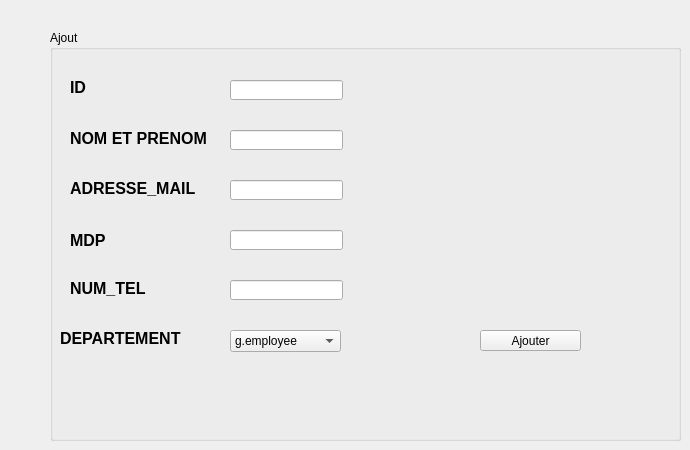
                 <widget class="QWidget" name="tab_5">
                  <attribute name="title">
                   <string>ajouter un employe</string>
                  </attribute>
                  <widget class="QGroupBox" name="groupBox">
                   <property name="geometry">
                    <rect>
                     <x>50</x>
                     <y>30</y>
                     <width>631</width>
                     <height>411</height>
                    </rect>
                   </property>
                   <property name="title">
                    <string>Ajout</string>
                   </property>
                   <widget class="QLabel" name="label_2">
                    <property name="geometry">
                     <rect>
                      <x>20</x>
                      <y>50</y>
                      <width>47</width>
                      <height>14</height>
                     </rect>
                    </property>
                    <property name="font">
                     <font>
                      <pointsize>12</pointsize>
                      <bold>true</bold>
                     </font>
                    </property>
                    <property name="text">
                     <string>ID</string>
                    </property>
                   </widget>
                   <widget class="QLabel" name="label_3">
                    <property name="geometry">
                     <rect>
                      <x>20</x>
                      <y>100</y>
                      <width>141</width>
                      <height>16</height>
                     </rect>
                    </property>
                    <property name="font">
                     <font>
                      <pointsize>12</pointsize>
                      <bold>true</bold>
                     </font>
                    </property>
                    <property name="text">
                     <string>NOM ET PRENOM</string>
                    </property>
                   </widget>
                   <widget class="QLabel" name="label_4">
                    <property name="geometry">
                     <rect>
                      <x>20</x>
                      <y>150</y>
                      <width>131</width>
                      <height>16</height>
                     </rect>
                    </property>
                    <property name="font">
                     <font>
                      <pointsize>12</pointsize>
                      <bold>true</bold>
                     </font>
                    </property>
                    <property name="text">
                     <string>ADRESSE_MAIL</string>
                    </property>
                   </widget>
                   <widget class="QLabel" name="label_5">
                    <property name="geometry">
                     <rect>
                      <x>20</x>
                      <y>200</y>
                      <width>47</width>
                      <height>20</height>
                     </rect>
                    </property>
                    <property name="font">
                     <font>
                      <pointsize>12</pointsize>
                      <bold>true</bold>
                     </font>
                    </property>
                    <property name="text">
                     <string>MDP</string>
                    </property>
                   </widget>
                   <widget class="QLabel" name="label_6">
                    <property name="geometry">
                     <rect>
                      <x>20</x>
                      <y>250</y>
                      <width>91</width>
                      <height>16</height>
                     </rect>
                    </property>
                    <property name="font">
                     <font>
                      <pointsize>12</pointsize>
                      <bold>true</bold>
                     </font>
                    </property>
                    <property name="text">
                     <string>NUM_TEL</string>
                    </property>
                   </widget>
                   <widget class="QLineEdit" name="le_id">
                    <property name="geometry">
                     <rect>
                      <x>180</x>
                      <y>50</y>
                      <width>113</width>
                      <height>20</height>
                     </rect>
                    </property>
                   </widget>
                   <widget class="QLineEdit" name="le_nom">
                    <property name="geometry">
                     <rect>
                      <x>180</x>
                      <y>100</y>
                      <width>113</width>
                      <height>20</height>
                     </rect>
                    </property>
                   </widget>
                   <widget class="QLineEdit" name="la_adresse">
                    <property name="geometry">
                     <rect>
                      <x>180</x>
                      <y>150</y>
                      <width>113</width>
                      <height>20</height>
                     </rect>
                    </property>
                   </widget>
                   <widget class="QLineEdit" name="le_mdp">
                    <property name="geometry">
                     <rect>
                      <x>180</x>
                      <y>200</y>
                      <width>113</width>
                      <height>20</height>
                     </rect>
                    </property>
                   </widget>
                   <widget class="QLineEdit" name="le_num">
                    <property name="geometry">
                     <rect>
                      <x>180</x>
                      <y>250</y>
                      <width>113</width>
                      <height>20</height>
                     </rect>
                    </property>
                   </widget>
                   <widget class="QPushButton" name="pb_ajouter">
                    <property name="geometry">
                     <rect>
                      <x>430</x>
                      <y>300</y>
                      <width>101</width>
                      <height>21</height>
                     </rect>
                    </property>
                    <property name="text">
                     <string>Ajouter</string>
                    </property>
                   </widget>
                   <widget class="QLabel" name="label_8">
                    <property name="geometry">
                     <rect>
                      <x>10</x>
                      <y>300</y>
                      <width>131</width>
                      <height>16</height>
                     </rect>
                    </property>
                    <property name="font">
                     <font>
                      <pointsize>12</pointsize>
                      <bold>true</bold>
                     </font>
                    </property>
                    <property name="text">
                     <string>DEPARTEMENT</string>
                    </property>
                   </widget>
                   <widget class="QComboBox" name="comboBox">
                    <property name="geometry">
                     <rect>
                      <x>180</x>
                      <y>300</y>
                      <width>111</width>
                      <height>22</height>
                     </rect>
                    </property>
                    <item>
                     <property name="text">
                      <string>g.employee</string>
                     </property>
                    </item>
                    <item>
                     <property name="text">
                      <string>g.rapports</string>
                     </property>
                    </item>
                    <item>
                     <property name="text">
                      <string>g.entreprises</string>
                     </property>
                    </item>
                    <item>
                     <property name="text">
                      <string>g.reglement</string>
                     </property>
                    </item>
                    <item>
                     <property name="text">
                      <string>g.accreditation</string>
                     </property>
                    </item>
                    <item>
                     <property name="text">
                      <string>g.reclamations</string>
                     </property>
                    </item>
                   </widget>
                  </widget>
                 </widget>
